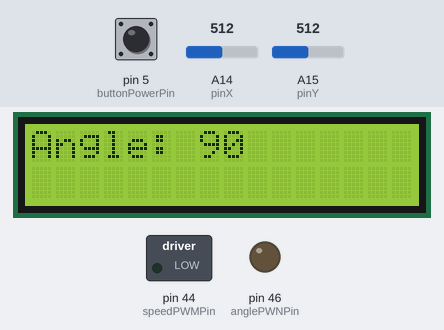
Simulated run of this sketch. Board: Arduino Mega 2560, built with avr-gcc and run on an emulated ATmega2560. On the bench: 16×2 character LCD, switched loads named in the sketch (green lamp = pin HIGH), output pins drawn as LEDs (lit = HIGH). The inputs (shaded band) are chosen by the test bench; at power-on: A15 (pinY) = 512, A14 (pinX) = 512, pin 5 (buttonPowerPin) HIGH.

Above: at 1.2 s.
1.3 s: A15 (pinY) set to 716
At 1.8 s:
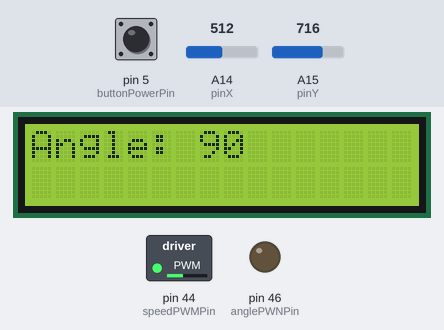
2.8 s: A14 (pinX) set to 563
4.3 s: A14 (pinX) set to 582
At 4.6 s:
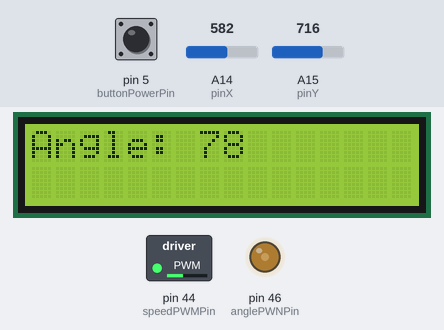
5.8 s: A14 (pinX) set to 716
At 6.9 s:
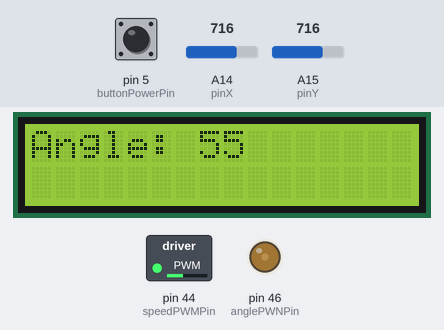
7.3 s: A15 (pinY) set to 900
At 7.6 s:
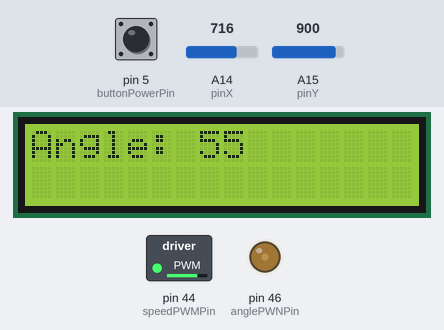
8.8 s: A14 (pinX) set to 1023
At 9.2 s:
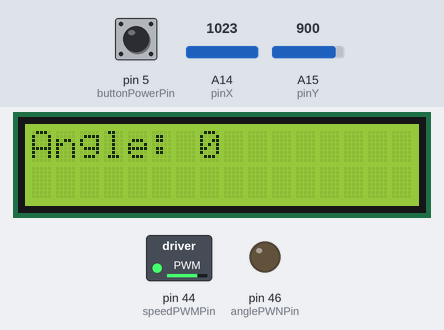
Timing chart, 0 to 11.3 s (numbered marks = the images above; inputs shaded):
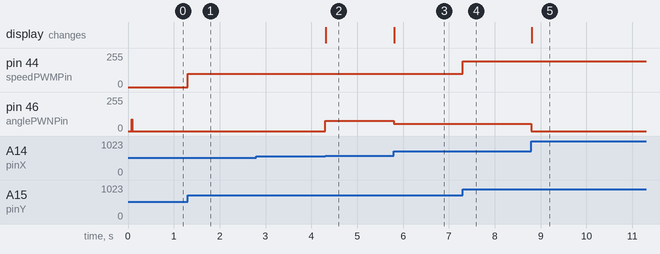

Measured:
- the behaviour switches between 574 and 575 on A14 (pinX) (found by bisection; images 1 and 2)
- after the input at 1.3 s, pin 44 (speedPWMPin): 0/255 → 101/255 at once
- after the input at 2.8 s, every drawn part: stays the same
- after the input at 4.3 s, pin 46 (anglePWNPin): 0/255 → 78/255 at once; the display: changes at once (image 2)
- after the input at 5.8 s, pin 46 (anglePWNPin): 78/255 → 55/255 at once; the display: changes at once (image 3)
- after the input at 7.3 s, pin 44 (speedPWMPin): 101/255 → 193/255 at once
- after the input at 8.8 s, pin 46 (anglePWNPin): 55/255 → 0/255 at once; the display: changes at once (image 5)

The sketch:

joystick.ino
```cpp
#include <Wire.h>
#include <LiquidCrystal_I2C.h>

LiquidCrystal_I2C lcd(0x27, 16, 2);

const int buttonPowerPin = 5;
const int pinX      = A14; // X
const int pinY      = A15; // Y
const int ledPin    = 13;
boolean powerStatePrev = true; // предыдущее состояние кнопки
boolean powerState = false;

const int speedForwardPin = 22;
const int speedBackwardPin = 23;
const int speedPWMPin = 44;
const int anglePWNPin = 46;

boolean powerSwitchStateOld = LOW;
boolean powerSwitchStateNew = LOW;

int velocityValuePrev = 0;

int angleValuePrev = 0;

long time = 0;
long debounce = 1000;

void setup() {
  Serial.begin (9600); // Задаем скорость обмена com-порта 9600
  pinMode(pinX, INPUT);
  pinMode(pinY, INPUT);
  pinMode(buttonPowerPin, INPUT);
  digitalWrite(buttonPowerPin, HIGH); // включаем встроенный подтягивающий резистор
  digitalWrite(speedForwardPin, LOW);
  digitalWrite(speedBackwardPin, LOW);

  lcd.init();                      // Инициализация дисплея
  lcd.backlight();                 // Подключение подсветки
  lcdWrite();
}

void loop() {
  if (!powerCheck()) return;

  readJoystick();
}

void checkPins() {
  String result = String(digitalRead(buttonPowerPin)) + " " + String(analogRead(pinX)) + " " + String(analogRead(pinY));
  Serial.println(result);
}

// Определяем нажатие кнопки
bool powerCheck() {
  powerSwitchStateNew = digitalRead(buttonPowerPin);

  if (powerSwitchStateOld == powerSwitchStateNew) return powerState;
  if (powerSwitchStateNew != HIGH) return powerState;

  powerSwitchStateOld = powerSwitchStateNew;

  powerState = !powerState;

  lcdWrite();

  if (!powerState) stop();

  return powerState;
}

void lcdWrite() {
  String text;

  lcd.clear();

  if (powerState) {
    text = "Enabled";
  } else {
    text = "Disabled";
  }

  lcd.print(text);

  digitalWrite(ledPin, powerState); // включаем светодиод на пине 13
}

/**
   Set angle of Step motor

   @return bool true if angle is changed
*/
bool setAngle(int angleValue) {
  if (angleValuePrev == angleValue) return false;

  angleValuePrev = angleValue;

  analogWrite(anglePWNPin, abs(angleValue));

  return true;
}

/**
   Set speed of motor

   @return bool true if speed is changed
*/
bool setSpeed(int velocityValue) {
  if (0 && velocityValuePrev == velocityValue) return false;

  velocityValuePrev = velocityValue;

  if (velocityValue == 0) {
    stop ();

    return true;
  }

  if (velocityValue > 0) {
    digitalWrite(speedBackwardPin, LOW);
    digitalWrite(speedForwardPin, HIGH);
    analogWrite(speedPWMPin, abs(velocityValue));

    return true;
  }

  digitalWrite(speedForwardPin, LOW);
  digitalWrite(speedBackwardPin, HIGH);
  analogWrite(speedPWMPin, abs(velocityValue));

  return true;
}

void updateScreen(String str) {
  lcd.setCursor(0, 1);
  lcd.clear();
  lcd.print(str);
}

int getVelocity() {
  int Y = analogRead(pinY);

  Y = map(Y, 0, 1023, 255, -255);

  if (Y >= -20 && Y <= 20) Y = 0;

  return Y;
}

int getAngle() {
  int X = analogRead(pinX);

  X = map(X, 0, 1023, 180, 0);

  if (X >= 80 && X <= 100) X = 90;

  return X;
}

void readJoystick() {
  int angles = getAngle();
  int velocity = getVelocity();

  if (setAngle(angles)) updateScreen("Angle: " + String(angles));

  setSpeed(velocity);
}

void stop () {
  analogWrite(speedPWMPin, 0);
  digitalWrite(speedForwardPin, LOW);
  digitalWrite(speedBackwardPin, LOW);
  analogWrite(anglePWNPin, 0);
}
```
